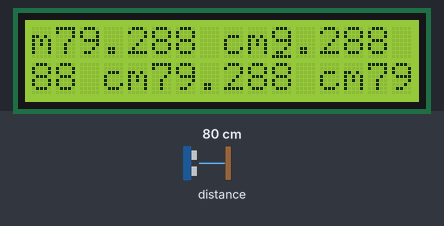
A program run on a simulated BBC micro:bit running MicroPython. Shown: 16×2 character LCD. Inputs (shaded band) come from the test bench; at power-on: distance to the obstacle 80 cm. The echo pulse lasts 58.3 µs per cm.

Above: at 5.78 s.
6.0 s: distance to the obstacle set to 120 cm
At 6.48 s:
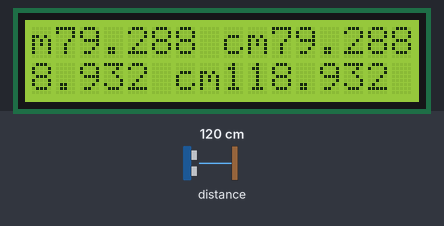
8.6 s: distance to the obstacle set to 105 cm
At 9.24 s:
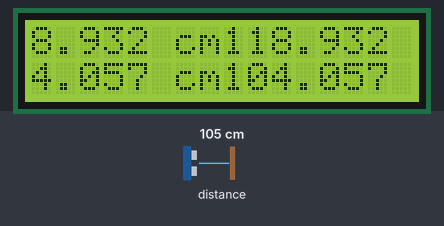
10.4 s: distance to the obstacle set to 100 cm
At 10.6 s:
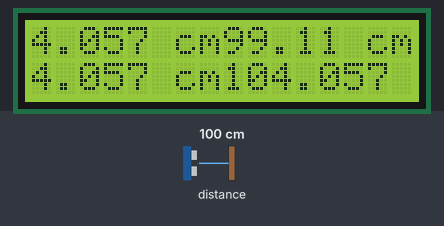
12.4 s: distance to the obstacle set to 18 cm
At 13.82 s:
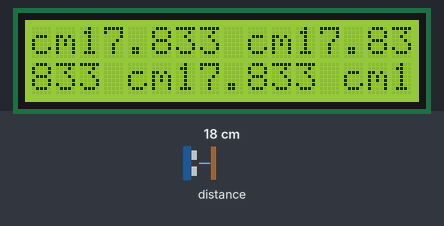
14.5 s: distance to the obstacle set to 2 cm
At 15.1 s:
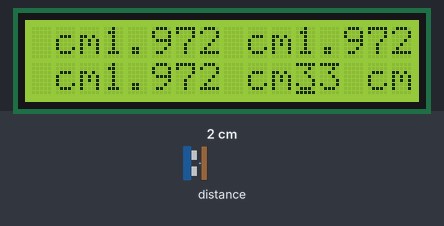
16.5 s: distance to the obstacle set to 60 cm
At 18.41 s:
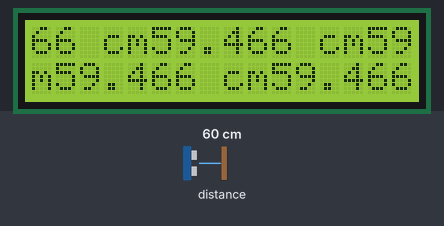

Measured:
- the behaviour switches between 101 and 100 cm on distance to the obstacle (found by bisection; images 2 and 3)
- after the input at 10.4 s, the display: changes at once (image 3)
- after the input at 12.4 s, the display: first changes after 0.09 s (image 4 shows a later state)

The program:

script_ultrasons.py
```python
from microbit import *
from machine import time_pulse_us
import utime
start = utime.ticks_ms()
from lcd_i2c import LCD1602

lcd = LCD1602()

def getUltrasonicData(trig, echo, data='distance', timeout_us=30000):
    trig.write_digital(0)
    utime.sleep_us(2) # Delay for given number of microseconds, should be positive or 0.
    trig.write_digital(1)
    utime.sleep_us(10) # https://github.com/bbcmicrobit/micropython/blob/master/docs/utime.rst
    trig.write_digital(0)
    echo.read_digital()
    duration = time_pulse_us(echo, 1, timeout_us)
    #https://github.com/bbcmicrobit/micropython/blob/master/source/extmod/machine_pulse.c
    if data=='distance': return 17*duration/1000       #340*duration/2e4
    elif data == 'duration': return duration
    else:
        # print(str(data) + " n'est pas une option")
        return 0

while True:
    if utime.ticks_diff(utime.ticks_ms(),start) > 100 :
        # print(str(getUltrasonicData(pin0, pin0, 'distance')) + ' cm')
        lcd.writeTxt(str(getUltrasonicData(pin0, pin0, 'distance')) + ' cm')
        start = utime.ticks_ms()

""" method:: machine.time_pulse_us(pin, pulse_level, timeout_us=1000000)
    Time a pulse on the given *pin*, and return the duration of the pulse in
    microseconds. The *pulse_level* argument should be 0 to time a low pulse or
    1 to time a high pulse."""
```

lcd_i2c.py
```python
from microbit import i2c,sleep
class LCD1602:
  def __init__(self):
    self.fct=0x04|0x08
    sleep(50)
    i2c.write(0x3e,bytearray([0x80,0x20|self.fct]))
    sleep(4500)
    i2c.write(0x3e,bytearray([0x80,0x20|self.fct]))
    sleep(150)
    i2c.write(0x3e,bytearray([0x80,0x20|self.fct]))
    i2c.write(0x3e,bytearray([0x80,0x20|self.fct]))
    self.ctrl=0x04|0x02
    i2c.write(0x3e,bytearray([0x80,self.ctrl]))
    self.clear()
    self.mod=0x02|0x00
    i2c.write(0x3e,bytearray([0x80,0x04|self.mod]))
    self.display(True)
  def write_char(self,c):i2c.write(0x3e,bytearray([0x40,c]))
  def writeTxt(self,t):
    for c in t:self.write_char(ord(c))
  def cursor(self,s):
    if s:
      self.ctrl|=0x02
      i2c.write(0x3e,bytearray([0x80,0x08|self.ctrl]))
    else:
      self.ctrl&=~0x02
      i2c.write(0x3e,bytearray([0x80,0x08|self.ctrl]))
  def setCursor(self,x,y):
    x = (x|0x80) if y==0 else (x|0xc0)
    i2c.write(0x3e,bytearray([0x80,x]))
  def display(self,s):
    if s:
      self.ctrl|=0x04
      i2c.write(0x3e,bytearray([0x80,0x08|self.ctrl]))
    else:
      self.ctrl&=~0x04
      i2c.write(0x3e,bytearray([0x80,0x08|self.ctrl]))
  def clear(self):
    i2c.write(0x3e,bytearray([0x80,0x01]))
    sleep(2)
  def home(self):
    i2c.write(0x3e,bytearray([0x80,0x02]))
    sleep(2)
```
